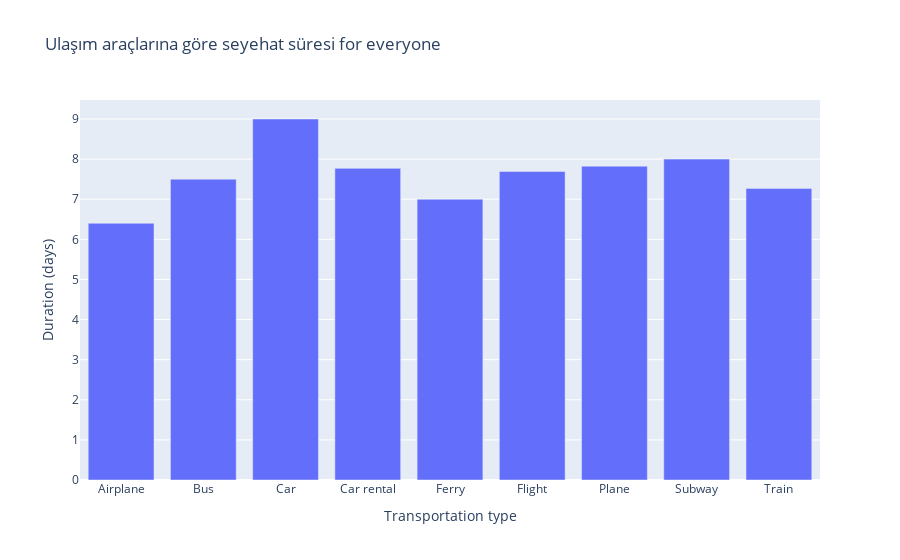

This figure's notebook cell:
### Code cell
foreveryone=data.groupby("Transportation type")[["Duration (days)"]].mean().reset_index()
px.bar(x="Transportation type",y="Duration (days)",data_frame=foreveryone,title="Ulaşım araçlarına göre seyehat süresi for everyone")

### Figure 1 — Plotly figure (JSON) as saved in the notebook; plotly's stock layout.template omitted (floating-point values rounded to 4 significant figures)
{"data": [{"alignmentgroup": "True", "hovertemplate": "Transportation type=%{x}<br>Duration (days)=%{y}<extra></extra>", "legendgroup": "", "marker": {"color": "#636efa", "pattern": {"shape": ""}}, "name": "", "offsetgroup": "", "orientation": "v", "showlegend": false, "textposition": "auto", "type": "bar", "x": ["Airplane", "Bus", "Car", "Car rental", "Ferry", "Flight", "Plane", "Subway", "Train"], "xaxis": "x", "y": [6.4, 7.5, 9, 7.769, 7, 7.692, 7.825, 8, 7.27], "yaxis": "y"}], "layout": {"barmode": "relative", "legend": {"tracegroupgap": 0}, "title": {"text": "Ulaşım araçlarına göre seyehat süresi for everyone"}, "xaxis": {"anchor": "y", "domain": [0, 1], "title": {"text": "Transportation type"}}, "yaxis": {"anchor": "x", "domain": [0, 1], "title": {"text": "Duration (days)"}}}}
